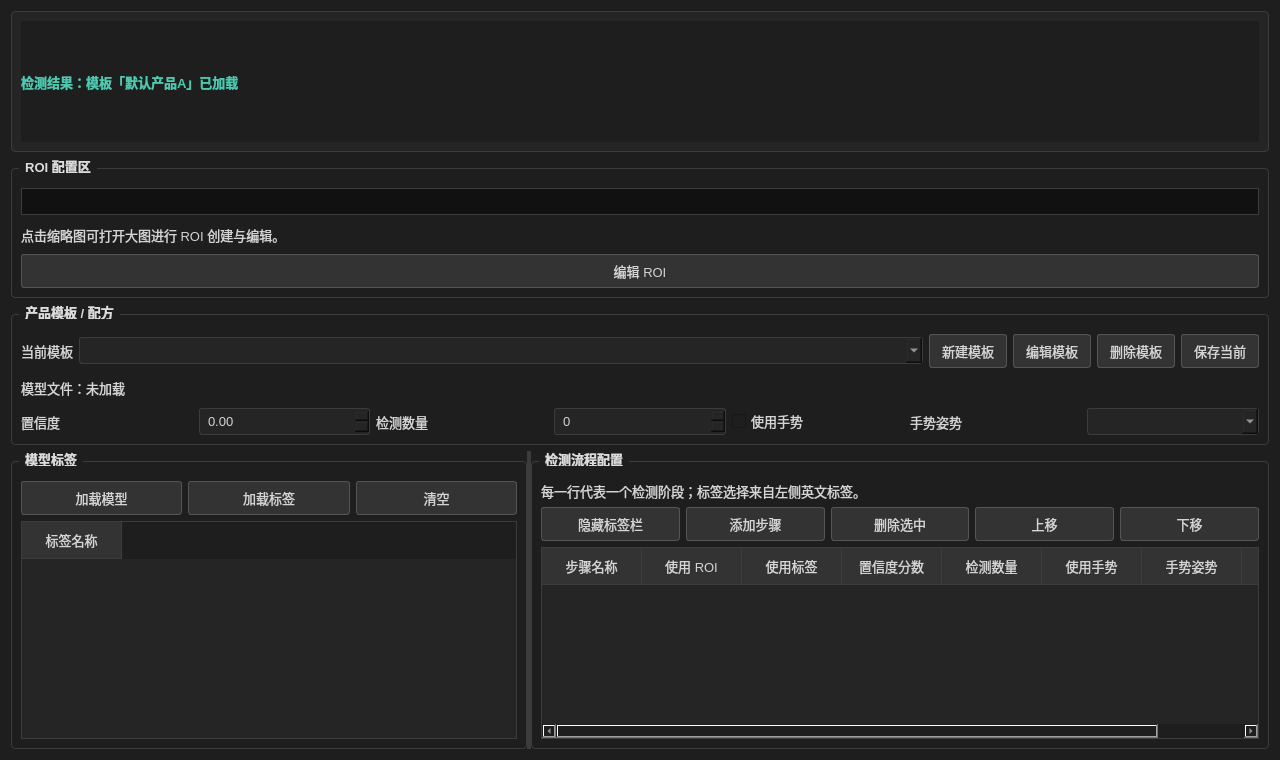
<?xml version="1.0" encoding="UTF-8"?>
<ui version="4.0">
 <class>FlowPage</class>
 <widget class="QWidget" name="FlowPage">
  <property name="geometry"><rect><x>0</x><y>0</y><width>1280</width><height>760</height></rect></property>
  <property name="styleSheet">
   <string notr="true">QWidget { background-color: #1e1e1e; color: #d4d4d4; font-family: "Microsoft YaHei", "Segoe UI"; font-size: 13px; }
QFrame#pageHeader { background-color: #252526; border: 1px solid #3c3c3c; border-radius: 4px; }
QLabel#pageResult { color: #4ec9b0; font-weight: 600; }
QLabel#pageTip { color: #9d9d9d; font-size: 12px; }
QGroupBox { border: 1px solid #3c3c3c; border-radius: 4px; margin-top: 10px; padding-top: 10px; font-weight: 600; }
QGroupBox::title { subcontrol-origin: margin; left: 8px; padding: 0 4px; color: #dcdcdc; }
QPushButton { background-color: #333333; border: 1px solid #555555; border-radius: 3px; padding: 6px 12px; color: #d4d4d4; }
QPushButton:hover { background-color: #3c3c3c; }
QPushButton:checked { background-color: #0e639c; border-color: #007acc; color: #ffffff; }
QLineEdit, QTextEdit, QPlainTextEdit, QComboBox, QSpinBox, QDoubleSpinBox { background-color: #252526; border: 1px solid #3c3c3c; border-radius: 3px; padding: 4px 6px; }
QTableWidget, QTableView { background-color: #252526; alternate-background-color: #2a2a2b; border: 1px solid #3c3c3c; gridline-color: #3c3c3c; }
QHeaderView::section { background-color: #333333; color: #d4d4d4; border: none; border-right: 1px solid #3c3c3c; border-bottom: 1px solid #3c3c3c; padding: 6px; }
QSplitter::handle { background-color: #3c3c3c; }
QSplitter::handle:horizontal { width: 5px; }
QWidget#roiCanvas { background-color: #111111; border: 1px solid #3c3c3c; }</string>
  </property>
  <layout class="QVBoxLayout" name="verticalLayout">
   <item>
    <widget class="QFrame" name="pageHeader">
     <layout class="QHBoxLayout" name="headerLayout">
      <item><widget class="QLabel" name="pageResult"><property name="text"><string>检测结果：模板「默认产品A」已加载</string></property></widget></item>
     </layout>
    </widget>
   </item>
   <item>
    <widget class="QGroupBox" name="roiGroup">
     <property name="title"><string>ROI 配置区</string></property>
     <layout class="QVBoxLayout" name="roiLayout">
      <item><widget class="QWidget" name="roiCanvas"/></item>
      <item><widget class="QLabel" name="roiHint"><property name="text"><string>点击缩略图可打开大图进行 ROI 创建与编辑。</string></property></widget></item>
      <item><widget class="QPushButton" name="editRoiButton"><property name="text"><string>编辑 ROI</string></property></widget></item>
     </layout>
    </widget>
   </item>
   <item>
    <widget class="QGroupBox" name="templateGroup">
     <property name="title"><string>产品模板 / 配方</string></property>
     <layout class="QVBoxLayout" name="templateLayout">
      <item>
       <layout class="QHBoxLayout" name="templateTop">
        <item><widget class="QLabel" name="templateLabel"><property name="text"><string>当前模板</string></property></widget></item>
        <item><widget class="QComboBox" name="templateCombo"><property name="sizePolicy"><sizepolicy hsizetype="Expanding" vsizetype="Fixed"><horstretch>1</horstretch><verstretch>0</verstretch></sizepolicy></property></widget></item>
        <item><widget class="QPushButton" name="newTemplateButton"><property name="text"><string>新建模板</string></property></widget></item>
        <item><widget class="QPushButton" name="editTemplateButton"><property name="text"><string>编辑模板</string></property></widget></item>
        <item><widget class="QPushButton" name="deleteTemplateButton"><property name="text"><string>删除模板</string></property></widget></item>
        <item><widget class="QPushButton" name="saveTemplateButton"><property name="text"><string>保存当前</string></property></widget></item>
       </layout>
      </item>
      <item><widget class="QLabel" name="modelFileLabel"><property name="text"><string>模型文件：未加载</string></property></widget></item>
      <item>
       <layout class="QHBoxLayout" name="detectParams">
        <item><widget class="QLabel" name="confidenceLabel"><property name="text"><string>置信度</string></property></widget></item>
        <item><widget class="QDoubleSpinBox" name="confidenceSpin"/></item>
        <item><widget class="QLabel" name="countLabel"><property name="text"><string>检测数量</string></property></widget></item>
        <item><widget class="QSpinBox" name="countSpin"/></item>
        <item><widget class="QCheckBox" name="useGestureCheck"><property name="text"><string>使用手势</string></property></widget></item>
        <item><widget class="QLabel" name="gestureLabel"><property name="text"><string>手势姿势</string></property></widget></item>
        <item><widget class="QComboBox" name="gestureCombo"/></item>
       </layout>
      </item>
     </layout>
    </widget>
   </item>
   <item>
    <widget class="QSplitter" name="mainSplitter">
     <property name="orientation"><enum>Qt::Horizontal</enum></property>
     <widget class="QGroupBox" name="labelGroup">
      <property name="title"><string>模型标签</string></property>
      <layout class="QVBoxLayout" name="labelLayout">
       <item>
        <layout class="QHBoxLayout" name="labelButtons">
         <item><widget class="QPushButton" name="loadModelButton"><property name="text"><string>加载模型</string></property></widget></item>
         <item><widget class="QPushButton" name="loadLabelsButton"><property name="text"><string>加载标签</string></property></widget></item>
         <item><widget class="QPushButton" name="clearLabelsButton"><property name="text"><string>清空</string></property></widget></item>
        </layout>
       </item>
       <item>
        <widget class="QTableWidget" name="labelTable">
         <property name="columnCount"><number>1</number></property>
         <column><property name="text"><string>标签名称</string></property></column>
        </widget>
       </item>
      </layout>
     </widget>
     <widget class="QGroupBox" name="flowGroup">
      <property name="title"><string>检测流程配置</string></property>
      <layout class="QVBoxLayout" name="flowLayout">
       <item><widget class="QLabel" name="flowHint"><property name="text"><string>每一行代表一个检测阶段；标签选择来自左侧英文标签。</string></property></widget></item>
       <item>
        <layout class="QHBoxLayout" name="flowToolbar">
         <item><widget class="QPushButton" name="hideLabelButton"><property name="text"><string>隐藏标签栏</string></property></widget></item>
         <item><widget class="QPushButton" name="addStepButton"><property name="text"><string>添加步骤</string></property></widget></item>
         <item><widget class="QPushButton" name="deleteStepButton"><property name="text"><string>删除选中</string></property></widget></item>
         <item><widget class="QPushButton" name="moveUpButton"><property name="text"><string>上移</string></property></widget></item>
         <item><widget class="QPushButton" name="moveDownButton"><property name="text"><string>下移</string></property></widget></item>
        </layout>
       </item>
       <item>
        <widget class="QTableWidget" name="flowTable">
         <property name="columnCount"><number>8</number></property>
         <column><property name="text"><string>步骤名称</string></property></column>
         <column><property name="text"><string>使用 ROI</string></property></column>
         <column><property name="text"><string>使用标签</string></property></column>
         <column><property name="text"><string>置信度分数</string></property></column>
         <column><property name="text"><string>检测数量</string></property></column>
         <column><property name="text"><string>使用手势</string></property></column>
         <column><property name="text"><string>手势姿势</string></property></column>
         <column><property name="text"><string>启用</string></property></column>
        </widget>
       </item>
      </layout>
     </widget>
    </widget>
   </item>
  </layout>
 </widget>
 <resources/>
 <connections/>
</ui>
